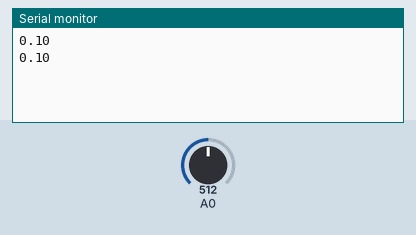
Recording of a sketch running on a simulated Arduino Uno, built with avr-gcc and run on an emulated ATmega328P. Parts: the last lines printed to the serial monitor. The test bench sets the inputs (shaded band); at power-on: A0 = 512.

Above: at 1.2 s.
1.3 s: A0 set to 490
At 2.2 s:
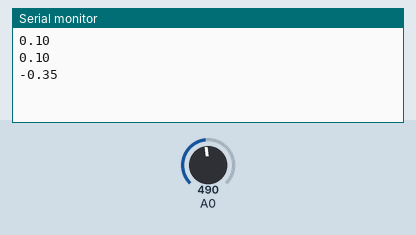
2.8 s: A0 set to 510
At 3.4 s:
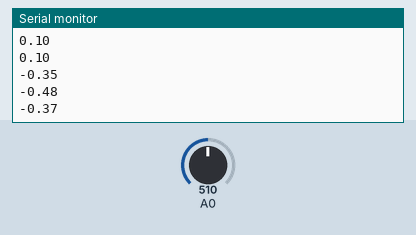
Timing chart, 0 to 5.8 s (numbered marks = the images above; inputs shaded):
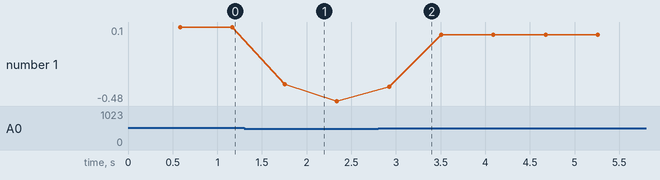

Measured:
- after the input at 1.3 s, the serial monitor: prints a new line after 0.45 s (image 1)
- after the input at 2.8 s, the serial monitor: prints a new line after 0.12 s (image 2)
- plotted number 1: 0.1 → -0.48 after the input at 1.3 s, -0.48 → 0.04 after the input at 2.8 s

The sketch:

acs712_5A.ino
```cpp
void setup() {

  Serial.begin(9600);
}

void loop() {

  float average = 0;
  for(int i = 0; i < 500; i++) {
    average = average + (.0264 * analogRead(A0) -13.51) / 500;
    delay(1);
  }
  Serial.println(average+0.09);
}
```
